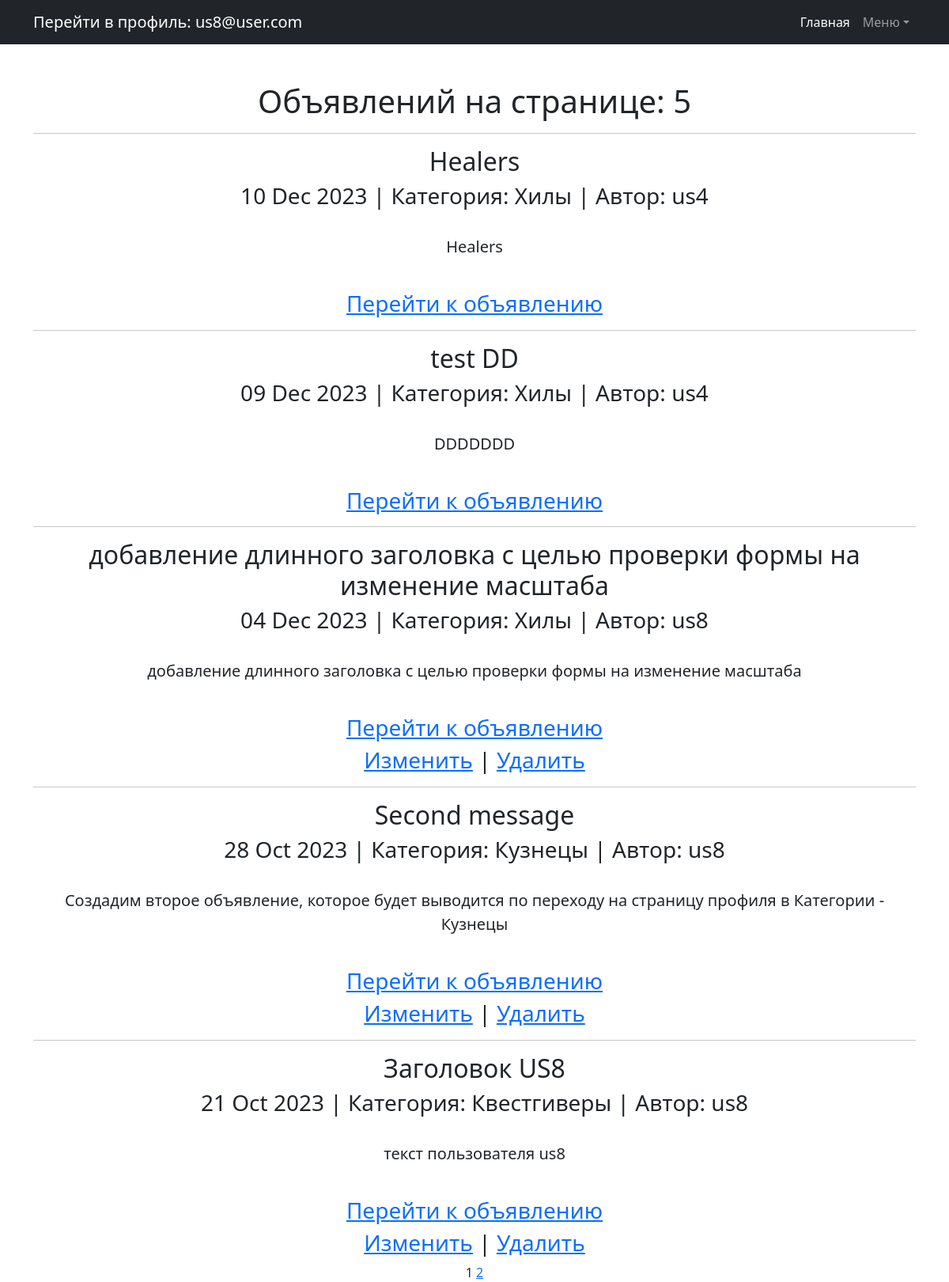
/messages/ (signed in), run on the app's committed database.
### Board/models.py (models this page shows, shortened)
class Message(models.Model):
    VARIETY = (
        ('Tanks', 'Танки'),
        ('Healers', 'Хилы'),
        ('DD', 'ДД'),
        ('Traders', 'Торговцы'),
        ('Gildmasters', 'Гилдмастеры'),
        ('Questgivers', 'Квестгиверы'),
        ('Blacksmiths', 'Кузнецы'),
        ('Tanners', 'Кожевники'),
        ('PotionMakers', 'Зельевары'),
        ('SpellMasters', 'Мастера заклинаний'),
    )
    message_header = models.CharField(max_length=255, default='', verbose_name='Заголовок')  # Заголовок объявления
    message_text = models.TextField(default="", verbose_name='Текст объявления')  # Текстовое содержимое объявления
    data_create = models.DateTimeField(auto_now_add=True, verbose_name='Дата создания')  # Дата создания объявления
    category = models.CharField(max_length=20, choices=VARIETY, default='Tanks', blank=False, verbose_name='Категория')
    files = models.FileField(upload_to='files/%Y/%m/%d', verbose_name='Файл',
                             default=None, null=True, blank=True)
    photo = models.ImageField(upload_to='photos/%Y/%m/%d', verbose_name='Фото',
                              default=None, null=True, blank=True)
    message_user = models.ForeignKey(User, related_name='m_user', on_delete=models.CASCADE)

### Board/views.py (the view)
# urls.py: path('messages/', MessageList.as_view(), name='message_list'),  # вывод Объявлений на базе ListView
class MessageList(ListView):
    model = Message
    ordering = '-data_create'
    template_name = 'messages.html'
    context_object_name = 'messages'
    paginate_by = 5

### templates/messages.html (shortened to what this page needs)
{% extends 'default.html' %}
{% block content %}
<h1>Объявлений на странице: {{messages|length}}</h1>
    {% if messages %}
        {% for message in messages %}
            <hr>
            <h2>{{ message.message_header }}</h2>
            <h3>{{ message.data_create|date:'d M Y' }}  |  Категория: {{ message.get_category_display }}  |  Автор: {{ message.message_user }}</h3>
            <br>
            <p class="lead">{{ message.message_text }}</p>
            <br>
            {% if  request.user.id  !=  message.message_user.id  %}
                <h3><a href="{% url 'message_detail' pk=message.id %}">Перейти к объявлению</a></h3>
            {% else %}
                <h3><a href="{% url 'message_detail' pk=message.id %}">Перейти к объявлению</a></h3>
                <h3><a href="{% url 'message_edit' pk=message.id %}">Изменить</a> |
                <a href="{% url 'message_delete' message.id %}">Удалить</a></h3>
            {% endif %}
        {% endfor %}
   {% else %}
       <h2>Статей нет!</h2>
   {% endif %}
   {{ page_obj.number }}
   {% if page_obj.has_next %}
       <a href="?page={{ page_obj.next_page_number }}">{{ page_obj.next_page_number }}</a>
   {% endif %}
{% endblock content %}

### templates/default.html (shortened to what this page needs)
<!DOCTYPE html>
<html lang="en">
    <head>
        {% load static %}
        <link href="{% static 'css/styles.css' %}" rel="stylesheet" />
    </head>
    <body>
        <nav class="navbar navbar-expand-lg navbar-dark bg-dark">
            <div class="container">
                {% if user.is_authenticated %}
                    <a class="navbar-brand" href="{% url 'profile' %}">Перейти в профиль: {{request.user.email}}</a>
                {% else %}
                    <div class="navbar-brand">Не авторизованный пользователь:
                        <a class="navbar-brand" href="{% url 'register' %}">Зарегистрируйтесь</a>
                        или
                        <a class="navbar-brand" href="{% url 'login' %}">Войдите на портал</a>
                    </div>
                {% endif %}
                <div class="collapse navbar-collapse" id="navbarSupportedContent">
                    <ul class="navbar-nav ms-auto mb-2 mb-lg-0">
                        <li class="nav-item"><a class="nav-link active" aria-current="page" href="{% url 'message_list' %}">Главная</a></li>
                        <li class="nav-item dropdown">
                            <a class="nav-link dropdown-toggle" id="navbarDropdown" href="#" role="button" data-bs-toggle="dropdown" aria-expanded="true">Меню</a>
                        </li>
                    </ul>
                </div>
            </div>
        </nav>
        <div class="container">
            <div class="text-center mt-5">
                <h3>{% block content %}{{ flatpage.content }}{% endblock content %}</h3>
            </div>
        </div>
    </body>
</html>

### data on the page
Message: message_header "Healers", data_create "10 Dec 2023", category "Хилы", message_user "us4", message_text "Healers", shows "Перейти к объявлению"
Message: message_header "test DD", data_create "09 Dec 2023", category "Хилы", message_user "us4", message_text "DDDDDDD", shows "Перейти к объявлению"
Message: message_header "добавление длинного заголовка с целью проверки формы на изменение масштаба", data_create "04 Dec 2023", category "Хилы", message_user "us8", message_text "добавление длинного заголовка с целью проверки формы на изменение масштаба", shows "Перейти к объявлению"
Message: message_header "Second message", data_create "28 Oct 2023", category "Кузнецы", message_user "us8", message_text "Создадим второе объявление, которое будет выводится по переходу на страницу профиля в Категории - Кузнецы", shows "Перейти к объявлению"
Message: message_header "Заголовок US8", data_create "21 Oct 2023", category "Квестгиверы", message_user "us8", message_text "текст пользователя us8", shows "Перейти к объявлению"

### other printed values
{{ request.user.email }} "us8@user.com"
{{ messages|length }} "5"
{{ page_obj.number }} "1"
{{ page_obj.next_page_number }} "2"
